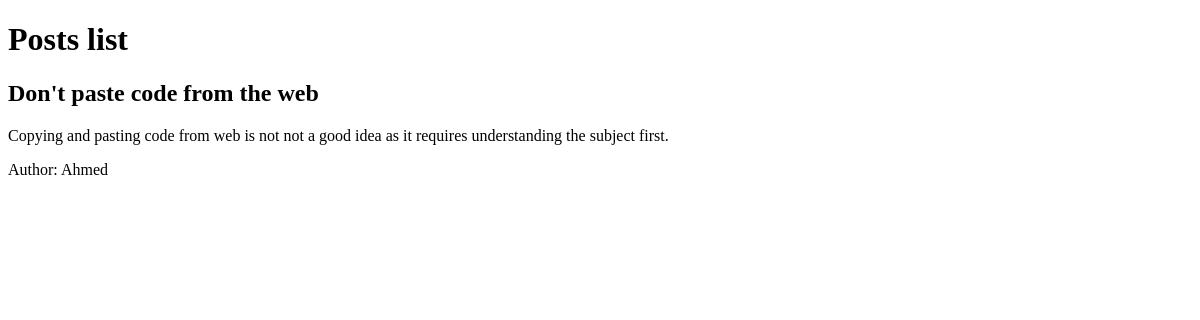
Before: / with the older database file.
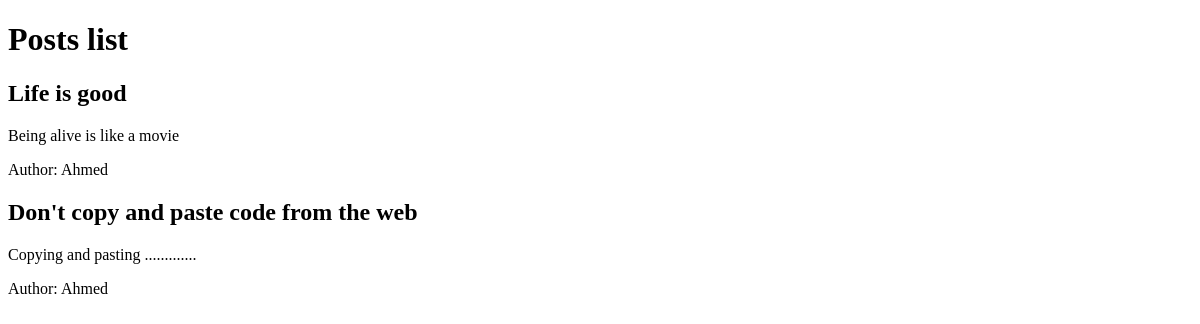
After: the same page with the newer database file.
### blog/models.py (models this page shows, shortened)
class Post(models.Model):
    title = models.CharField(max_length=200, unique=True)
    slug = models.SlugField(max_length=200, unique=True)
    author = models.ForeignKey(
        User, on_delete=models.CASCADE, related_name="blog_posts"
    )
    content = models.TextField(default="")
    created_on = models.DateTimeField(auto_now_add=True)
    status = models.IntegerField(choices=STATUS, default=0)
    excerpt = models.TextField(blank=True)
    updated_on = models.DateTimeField(auto_now=True)
    class Meta:
        ordering = ["-created_on"]

### blog/views.py (the view)
# urls.py: path('', views.PostList.as_view(), name='home'),
class PostList(generic.ListView):
    queryset = Post.objects.all()
    template_name = "post_list.html"

### blog/templates/blog/post_list.html (shortened to what this page needs)
<!DOCTYPE html>
<html lang="en">
<head>
</head>
<body>
    <h1>Posts list</h1>
    {% for post in object_list %}
    <h2>{{post.title}}</h2>
    <p>{{post.excerpt}}</p>
    <p>Author: {{post.author}}</p>
    {% endfor %}
</body>
</html>

Changed rows visible on the page:
added Post: title "Life is good", excerpt "Being alive is like a movie", author "Ahmed"
changed Post: title "Don't paste code from the web" → "Don't copy and paste code from the web"; excerpt "Copying and pasting code from web is not not a good idea as it requires understanding the subject first." → "Copying and pasting ............."
